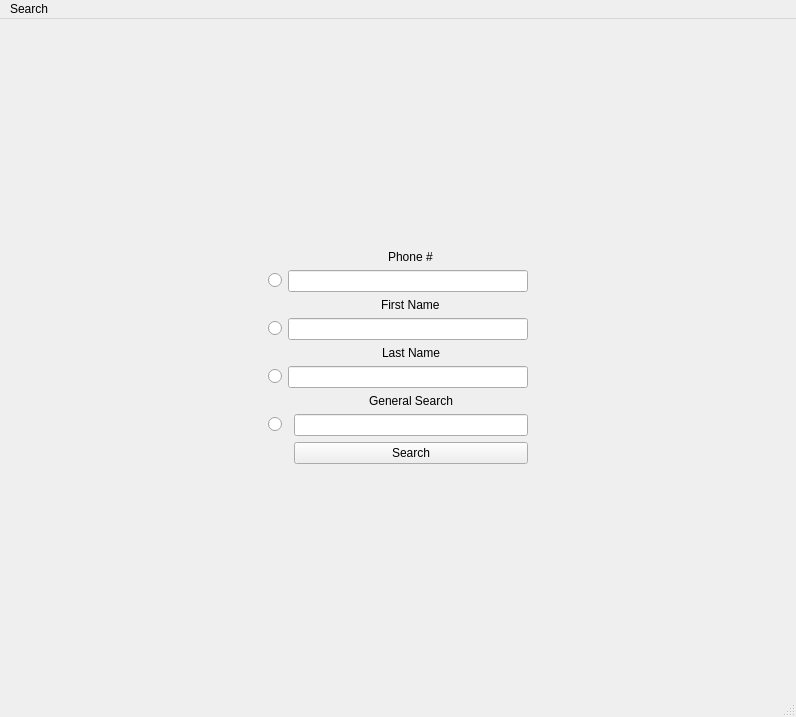
<?xml version="1.0" encoding="UTF-8"?>
<ui version="4.0">
 <class>MainWindow</class>
 <widget class="QMainWindow" name="MainWindow">
  <property name="geometry">
   <rect>
    <x>0</x>
    <y>0</y>
    <width>796</width>
    <height>717</height>
   </rect>
  </property>
  <property name="windowTitle">
   <string>MainWindow</string>
  </property>
  <widget class="QWidget" name="centralwidget">
   <layout class="QGridLayout" name="gridLayout_3">
    <item row="0" column="0">
     <layout class="QGridLayout" name="gridLayout_2">
      <item row="0" column="1">
       <spacer name="verticalSpacer_2">
        <property name="orientation">
         <enum>Qt::Vertical</enum>
        </property>
        <property name="sizeHint" stdset="0">
         <size>
          <width>20</width>
          <height>40</height>
         </size>
        </property>
       </spacer>
      </item>
      <item row="1" column="0">
       <spacer name="horizontalSpacer">
        <property name="orientation">
         <enum>Qt::Horizontal</enum>
        </property>
        <property name="sizeHint" stdset="0">
         <size>
          <width>40</width>
          <height>20</height>
         </size>
        </property>
       </spacer>
      </item>
      <item row="1" column="1">
       <layout class="QGridLayout" name="gridLayout">
        <item row="7" column="0" colspan="2">
         <widget class="QRadioButton" name="general_radio">
          <property name="text">
           <string/>
          </property>
         </widget>
        </item>
        <item row="0" column="2" alignment="Qt::AlignHCenter">
         <widget class="QLabel" name="label_4">
          <property name="text">
           <string>Phone #</string>
          </property>
         </widget>
        </item>
        <item row="8" column="2">
         <widget class="QPushButton" name="search_button">
          <property name="text">
           <string>Search</string>
          </property>
         </widget>
        </item>
        <item row="4" column="2" alignment="Qt::AlignHCenter">
         <widget class="QLabel" name="label_3">
          <property name="text">
           <string>Last Name</string>
          </property>
         </widget>
        </item>
        <item row="7" column="2">
         <widget class="QLineEdit" name="general_search">
          <property name="text">
           <string/>
          </property>
         </widget>
        </item>
        <item row="6" column="2" alignment="Qt::AlignHCenter">
         <widget class="QLabel" name="label">
          <property name="text">
           <string>General Search</string>
          </property>
         </widget>
        </item>
        <item row="5" column="1" colspan="2">
         <widget class="QLineEdit" name="last_search">
          <property name="text">
           <string/>
          </property>
         </widget>
        </item>
        <item row="1" column="1" colspan="2">
         <widget class="QLineEdit" name="phone_search">
          <property name="text">
           <string/>
          </property>
         </widget>
        </item>
        <item row="1" column="0">
         <widget class="QRadioButton" name="phone_radio">
          <property name="text">
           <string/>
          </property>
         </widget>
        </item>
        <item row="5" column="0">
         <widget class="QRadioButton" name="last_radio">
          <property name="text">
           <string/>
          </property>
         </widget>
        </item>
        <item row="3" column="0">
         <widget class="QRadioButton" name="first_radio">
          <property name="text">
           <string/>
          </property>
         </widget>
        </item>
        <item row="3" column="1" colspan="2">
         <widget class="QLineEdit" name="first_search">
          <property name="text">
           <string/>
          </property>
         </widget>
        </item>
        <item row="2" column="2" alignment="Qt::AlignHCenter">
         <widget class="QLabel" name="label_2">
          <property name="text">
           <string>First Name</string>
          </property>
         </widget>
        </item>
       </layout>
      </item>
      <item row="1" column="2">
       <spacer name="horizontalSpacer_2">
        <property name="orientation">
         <enum>Qt::Horizontal</enum>
        </property>
        <property name="sizeHint" stdset="0">
         <size>
          <width>40</width>
          <height>20</height>
         </size>
        </property>
       </spacer>
      </item>
      <item row="2" column="1">
       <spacer name="verticalSpacer">
        <property name="orientation">
         <enum>Qt::Vertical</enum>
        </property>
        <property name="sizeHint" stdset="0">
         <size>
          <width>20</width>
          <height>40</height>
         </size>
        </property>
       </spacer>
      </item>
     </layout>
    </item>
   </layout>
  </widget>
  <widget class="QMenuBar" name="menubar">
   <property name="geometry">
    <rect>
     <x>0</x>
     <y>0</y>
     <width>796</width>
     <height>27</height>
    </rect>
   </property>
   <widget class="QMenu" name="menuSearch">
    <property name="title">
     <string>Search</string>
    </property>
   </widget>
   <addaction name="menuSearch"/>
  </widget>
  <widget class="QStatusBar" name="statusbar"/>
 </widget>
 <resources/>
 <connections/>
</ui>
